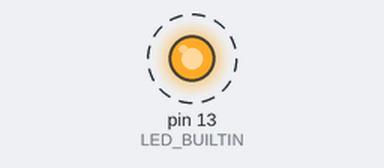
This sketch was run on a simulated Arduino Uno, built with avr-gcc and run on an emulated ATmega328P. On the bench: output pins drawn as LEDs (lit = HIGH). Dashed ring = blinking.

Above: at 0.2 s.
Timing chart, 0 to 4.6 s (numbered marks = the images above):
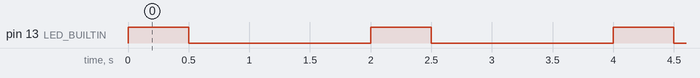

The sketch:

sketch_led_test01.ino
```cpp
void setup() {
  // initialize digital pin LED_BUILTIN as an output.
  pinMode(LED_BUILTIN, OUTPUT);
}

// the loop function runs over and over again forever
void loop() {
  digitalWrite(LED_BUILTIN, HIGH);   // turn the LED on
  delay(500);                       // wait for half a second
  digitalWrite(LED_BUILTIN, LOW);    // turn the LED off
  delay(1500);                       // wait for half a second
}
```

Measured:
- by itself, pin 13 (LED_BUILTIN): alternates HIGH for 0.50 s and LOW for 1.5 s
